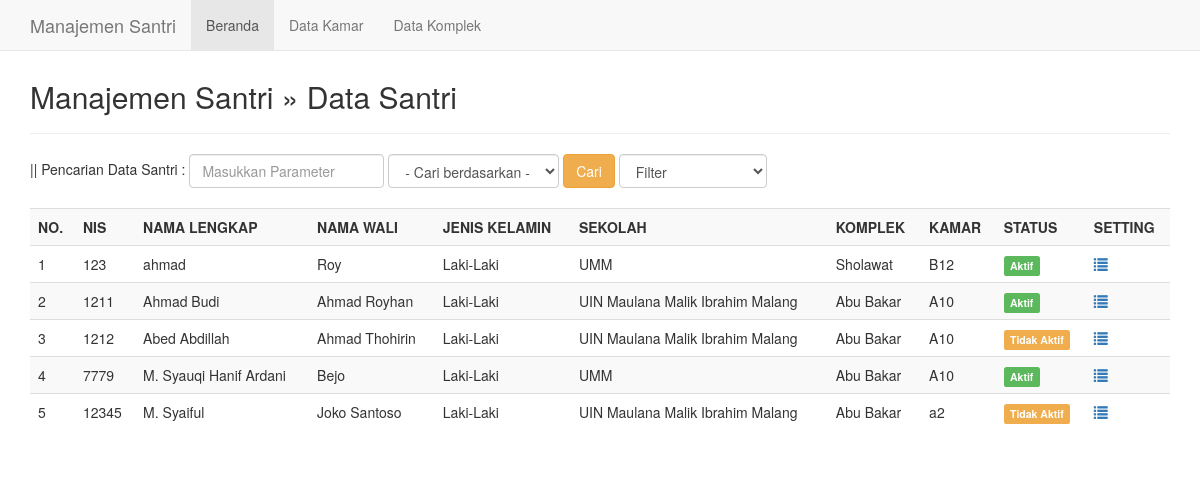
Page /santri/index.php on the committed database.
### tables this page shows
CREATE TABLE IF NOT EXISTS `santri` (
  `nis` int(11) NOT NULL,
  `nama` varchar(25) NOT NULL,
  `tempat_lahir` varchar(50) NOT NULL,
  `tanggal_lahir` date NOT NULL,
  `nama_wali` varchar(100) DEFAULT NULL,
  `telp` varchar(15) NOT NULL,
  `jenis_kelamin` varchar(20) NOT NULL,
  `sekolah` varchar(50) NOT NULL,
  `nama_komplek` varchar(100) NOT NULL,
  `kamar` varchar(3) NOT NULL,
  `provinsi` int(100) NOT NULL,
  `kota_atau_kabupaten` int(100) NOT NULL,
  `kecamatan` int(100) NOT NULL,
  `alamat` varchar(100) NOT NULL,
  `status` int(1) NOT NULL
);

### santri/index.php (the view, shortened to what this page needs)
<?php
include("koneksi.php");
?>
<!DOCTYPE html>
<html lang="en">
<head>
	<link href="css/bootstrap.min.css" rel="stylesheet">
</head>
<body>
	<nav class="navbar navbar-default navbar-fixed-top">
		<div class="container">
			<div class="navbar-header">
				<a class="navbar-brand hidden-xs hidden-sm" href="#">Manajemen Santri</a>
			</div>
			<div id="navbar" class="navbar-collapse collapse">
				<ul class="nav navbar-nav">
					<li class="active"><a href="index.php">Beranda</a></li>
					<li><a href="datakamar.php">Data Kamar</a></li>
					<li><a href="datakomplek.php">Data Komplek</a></li>
				</ul>
			</div>
		</div>
	</nav>
	<div class="container">
		<div class="content">
			<h2>Manajemen Santri &raquo; Data Santri</h2>
			<hr />
			<form class="form-inline">
				<div class="form-group">
					|| Pencarian Data Santri :
					<form method="GET" action="">
					<input type="text" class="form-control" name="query" placeholder = "Masukkan Parameter" />
					<select name="pencarian" id="pencarian" class="form-control" >
					<option value=""> - Cari berdasarkan -
					<option value="nama">Nama
					</select>
					<input type="submit" name="cari" class="btn btn-warning" value="Cari"/>
					<div class="form-group">
					<select name="urut" class="form-control" onchange="form.submit()">
						<option value="0">Filter</option>
						<?php $urut = (isset($_GET['urut']) ? strtolower($_GET['urut']) : NULL);  ?>
					</select>
				</div>
					</form>
				</div>
			</form>
			<br />
			<div class="table-responsive">
			<table class="table table-striped table-hover">
				<tr>
					<th>NO.</th>
					<th>NIS</th>
					<th>NAMA LENGKAP</th>
					<th>NAMA WALI</th>
					<th>JENIS KELAMIN</th>
					<th>SEKOLAH</th>
					<th>KOMPLEK</th>
					<th>KAMAR</th>
					<th>STATUS</th>
					<th>SETTING</th>
				</tr>
				<?php
				if($urut){
					$sql = mysqli_query($koneksi, "SELECT * FROM santri WHERE status='$urut' ORDER BY nis ASC");
				}
				elseif (isset($_GET['cari'])) {
				$pencarian1			= $_GET['pencarian'];
				$query1				= $_GET['query'];
				$sql = mysqli_query($koneksi, "SELECT * FROM santri WHERE $pencarian1 like '%$query1%' ORDER BY nis ASC") or die(mysqli_error());
				}
				else{
					$sql = mysqli_query($koneksi, "SELECT * FROM santri ORDER BY nis ASC");
				}
				if(mysqli_num_rows($sql) == 0){
					echo '<tr><td colspan="8">Tidak ada data.</td></tr>';
				}else{
					$no = 1;
					while($row = mysqli_fetch_assoc($sql)){
						echo '
						<tr>
							<td>'.$no.'</td>
							<td>'.$row['nis'].'</td>
							<td>'.$row['nama'].'</td>
							<td>'.$row['nama_wali'].'</td>
							<td>'.$row['jenis_kelamin'].'</td>
							<td>'.$row['sekolah'].'</td>
							<td>'.$row['nama_komplek'].'</td>
							<td>'.$row['kamar'].'</td>
							<td>';
							if($row['status'] == 1){
								echo '<span class="label label-success">Aktif</span>';
							}else{
								echo '<span class="label label-warning">Tidak Aktif</span>';
							}
						echo '
							</td>
							<td>
								<a href="profile.php?nis='.$row['nis'].'" title="Lihat Detail"><span class="glyphicon glyphicon-list" aria-hidden="true"></span></a>
							</td>
						</tr>
						';
						$no++;
					}
				}
				?>
			</table>
			</div>
		</div>
	</div>
</body>
</html>

### santri/index.php (style rules this page uses)
.content { margin-top: 80px; }

### rows in the picture
santri: nis "123", nama "ahmad", nama_wali "Roy", jenis_kelamin "Laki-Laki", sekolah "UMM", nama_komplek "Sholawat", kamar "B12", status "Aktif"
santri: nis "1211", nama "Ahmad Budi", nama_wali "Ahmad Royhan", jenis_kelamin "Laki-Laki", sekolah "UIN Maulana Malik Ibrahim Malang", nama_komplek "Abu Bakar", kamar "A10", status "Aktif"
santri: nis "1212", nama "Abed Abdillah", nama_wali "Ahmad Thohirin", jenis_kelamin "Laki-Laki", sekolah "UIN Maulana Malik Ibrahim Malang", nama_komplek "Abu Bakar", kamar "A10", status "Tidak Aktif"
santri: nis "7779", nama "M. Syauqi Hanif Ardani", nama_wali "Bejo", jenis_kelamin "Laki-Laki", sekolah "UMM", nama_komplek "Abu Bakar", kamar "A10", status "Aktif"
santri: nis "12345", nama "M. Syaiful", nama_wali "Joko Santoso", jenis_kelamin "Laki-Laki", sekolah "UIN Maulana Malik Ibrahim Malang", nama_komplek "Abu Bakar", kamar "a2", status "Tidak Aktif"
